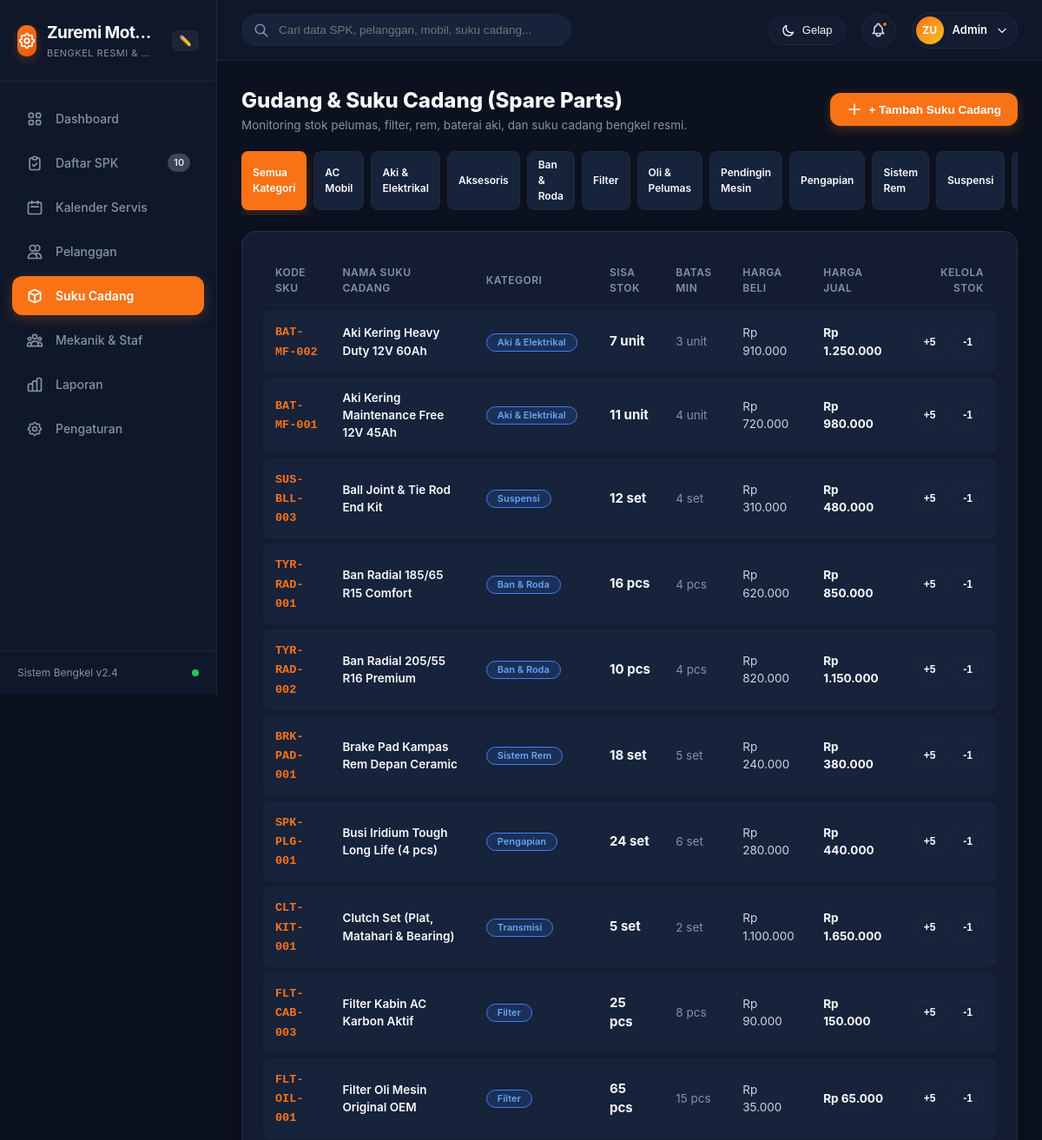
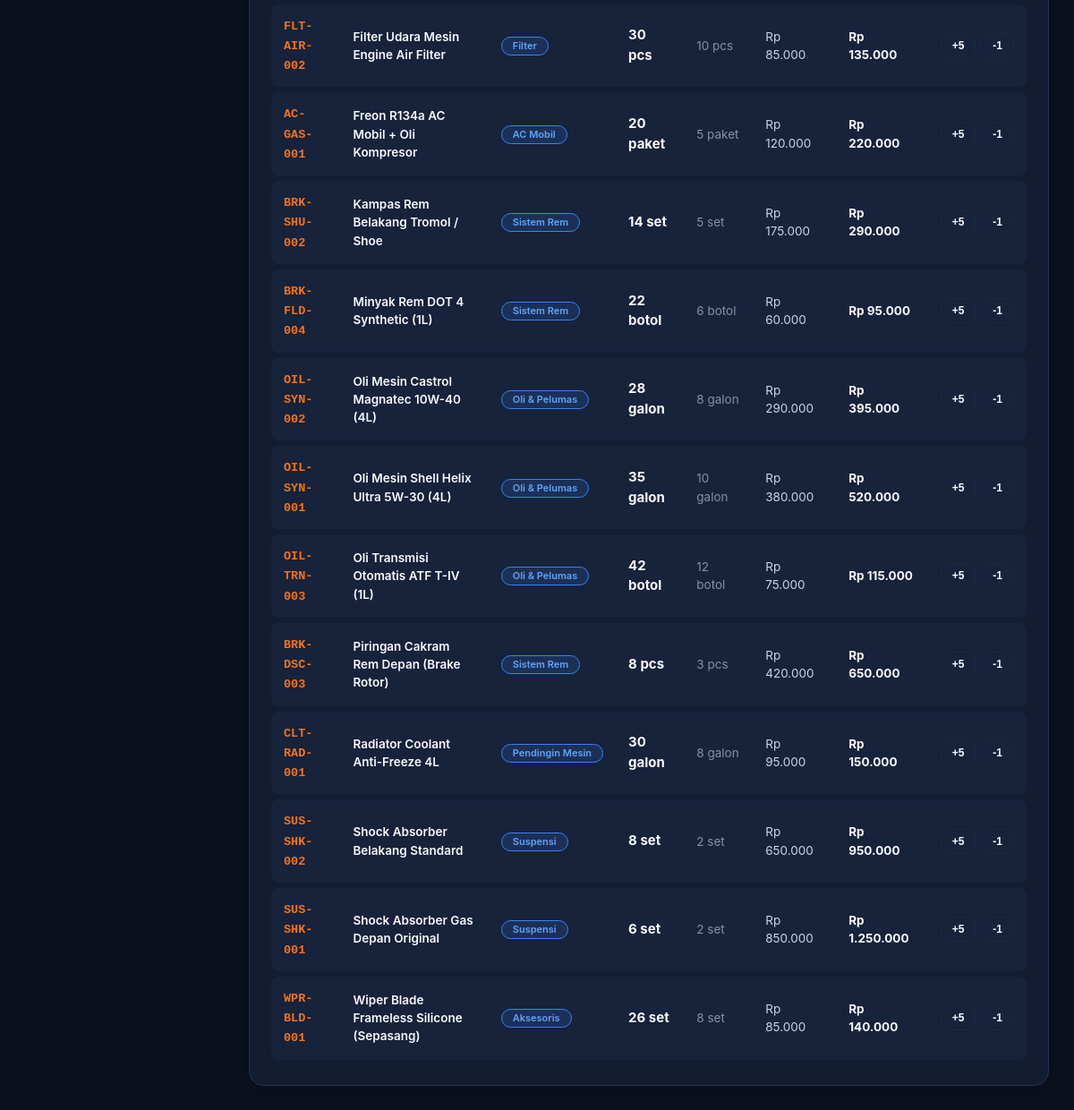
Screenshot of /index.php?page=inventory with the database file from the repository (2 pictures, top to bottom).
### tables this page shows
CREATE TABLE settings (
                id INTEGER PRIMARY KEY AUTOINCREMENT,
                setting_key TEXT UNIQUE,
                setting_value TEXT
            );

CREATE TABLE inventory (
                id INTEGER PRIMARY KEY AUTOINCREMENT,
                sku TEXT UNIQUE NOT NULL,
                name TEXT NOT NULL,
                category TEXT NOT NULL,
                stock INTEGER DEFAULT 0,
                min_stock INTEGER DEFAULT 5,
                buy_price REAL DEFAULT 0,
                sell_price REAL DEFAULT 0,
                unit TEXT DEFAULT 'pcs',
                created_at DATETIME DEFAULT CURRENT_TIMESTAMP
            );

### index.php (called while the page is built, shortened)
<?php
require_once __DIR__ . '/config/app.php';
$page = $_GET['page'] ?? 'dashboard';
include __DIR__ . '/views/layout/header.php';
include __DIR__ . '/views/' . $page . '.php';
include __DIR__ . '/views/layout/footer.php';

### config/app.php (called while the page is built, shortened)
<?php
function getSetting(string $key, $default = ''): string {
    static $settingsCache = null;
    if ($settingsCache === null) {
        $pdo = Database::getConnection();
        $stmt = $pdo->query("SELECT setting_key, setting_value FROM settings");
        $settingsCache = [];
        while ($row = $stmt->fetch()) {
            $settingsCache[$row['setting_key']] = $row['setting_value'];
        }
    }
    return $settingsCache[$key] ?? $default;
}
function formatCurrency(float $amount): string {
    $symbol = getSetting('currency_symbol', 'Rp');
    if ($symbol === '₹') {
        if ($amount >= 100000) {
            return '₹' . round($amount / 100000, 1) . 'L';
        }
        return '₹' . number_format($amount, 0, '.', ',');
    } elseif ($symbol === '$') {
        return '$' . number_format($amount, 2, '.', ',');
    } else {
        return 'Rp ' . number_format($amount, 0, ',', '.');
    }
}

### views/inventory.php (the view, shortened to what this page needs)
<?php
$pdo = Database::getConnection();
$catFilter = $_GET['category'] ?? 'all';
$sql = "SELECT * FROM inventory WHERE 1=1";
$params = [];
$sql .= " ORDER BY (stock <= min_stock) DESC, name ASC";
$stmt = $pdo->prepare($sql);
$stmt->execute($params);
$items = $stmt->fetchAll();
$categories = $pdo->query("SELECT DISTINCT category FROM inventory ORDER BY category ASC")->fetchAll(PDO::FETCH_COLUMN);
?>
<div style="display:flex; justify-content:space-between; align-items:center; margin-bottom:20px; flex-wrap:wrap; gap:12px;">
  <div>
    <h1 style="font-size:24px; font-weight:800; color:var(--text-main);">Gudang & Suku Cadang (Spare Parts)</h1>
    <p style="color:var(--text-muted); font-size:13.5px;">Monitoring stok pelumas, filter, rem, baterai aki, dan suku cadang bengkel resmi.</p>
  </div>
  <button class="btn btn-primary" onclick="openModal('modalAddPart')">
    <svg width="18" height="18" fill="none" stroke="currentColor" viewBox="0 0 24 24"><path stroke-linecap="round" stroke-linejoin="round" stroke-width="2" d="M12 4v16m8-8H4"></path></svg>
    + Tambah Suku Cadang
  </button>
</div>
<div style="display:flex; gap:8px; margin-bottom:18px; overflow-x:auto; padding-bottom:6px;">
  <a href="index.php?page=inventory&category=all" class="btn <?= $catFilter === 'all' ? 'btn-primary' : 'btn-secondary' ?> btn-sm">Semua Kategori</a>
  <?php foreach ($categories as $cat): ?>
    <a href="index.php?page=inventory&category=<?= urlencode($cat) ?>" class="btn <?= $catFilter === $cat ? 'btn-primary' : 'btn-secondary' ?> btn-sm"><?= htmlspecialchars($cat) ?></a>
  <?php endforeach; ?>
</div>
<div class="card-panel">
  <div class="table-responsive">
    <table class="custom-table">
      <thead>
        <tr>
          <th>Kode SKU</th>
          <th>Nama Suku Cadang</th>
          <th>Kategori</th>
          <th>Sisa Stok</th>
          <th>Batas Min</th>
          <th>Harga Beli</th>
          <th>Harga Jual</th>
          <th style="text-align:right;">Kelola Stok</th>
        </tr>
      </thead>
      <tbody>
        <?php foreach ($items as $item):
          $isLow = $item['stock'] <= $item['min_stock'];
        ?>
          <tr>
            <td><code><?= htmlspecialchars($item['sku']) ?></code></td>
            <td style="font-weight:600; color:var(--text-main);">
              <?= htmlspecialchars($item['name']) ?>
            </td>
            <td><span class="status-badge badge-scheduled" style="font-size:11px;"><?= htmlspecialchars($item['category']) ?></span></td>
            <td>
              <strong style="font-size:15px; color:<?= $isLow ? '#ef4444' : 'var(--text-main)' ?>;">
                <?= $item['stock'] ?> <?= htmlspecialchars($item['unit']) ?>
              </strong>
            </td>
            <td style="color:var(--text-muted);"><?= $item['min_stock'] ?> <?= htmlspecialchars($item['unit']) ?></td>
            <td><?= formatCurrency($item['buy_price']) ?></td>
            <td style="font-weight:700; color:var(--text-main);"><?= formatCurrency($item['sell_price']) ?></td>
            <td style="text-align:right;">
              <div style="display:flex; justify-content:flex-end; gap:6px;">
                <button class="btn btn-outline btn-sm" onclick="adjustStock(<?= $item['id'] ?>, 5)" title="Tambah 5">+5</button>
                <button class="btn btn-outline btn-sm" onclick="adjustStock(<?= $item['id'] ?>, -1)" title="Kurangi 1">-1</button>
              </div>
            </td>
          </tr>
        <?php endforeach; ?>
      </tbody>
    </table>
  </div>
</div>

### views/layout/header.php (shortened to what this page needs)
<?php
require_once __DIR__ . '/../../config/app.php';
$workshopName = getSetting('workshop_name', 'MotoTrust');
?>
<!DOCTYPE html>
<html lang="id" data-theme="dark">
<head>
  <link rel="stylesheet" href="assets/css/style.css">
  <link rel="stylesheet" href="assets/css/print.css" media="print">
</head>
<body>
<div class="app-layout">
  <?php include __DIR__ . '/sidebar.php'; ?>
  <div class="app-main">
    <header class="app-header">
      <div class="header-search">
        <input type="text" id="globalSearchInput" placeholder="Cari data SPK, pelanggan, mobil, suku cadang...">
      </div>
      <div class="header-actions">
        <button class="theme-toggle-btn" onclick="toggleTheme()" title="Ganti Tema (Mode Gelap / Mode Terang)">
          <svg width="16" height="16" fill="none" stroke="currentColor" viewBox="0 0 24 24">
            <path stroke-linecap="round" stroke-linejoin="round" stroke-width="2" d="M20.354 15.354A9 9 0 018.646 3.646 9.003 9.003 0 0012 21a9.003 9.003 0 008.354-5.646z"></path>
          </svg>
          <span id="themeToggleLabel">Gelap</span>
        </button>
        <button class="btn-icon" title="Notifikasi Bengkel" onclick="showToast('Notifikasi', '3 SPK Menunggu Persetujuan Mekanik')">
          <span class="badge-dot"></span>
        </button>
        <div class="user-profile-btn" onclick="openModal('modalUserProfile')">
          <div class="user-avatar">
            <span><?= htmlspecialchars(strtoupper(substr($workshopName, 0, 2))) ?></span>
          </div>
          <span class="user-name">Admin</span>
          <svg width="14" height="14" fill="none" stroke="currentColor" viewBox="0 0 24 24">
            <path stroke-linecap="round" stroke-linejoin="round" stroke-width="2" d="M19 9l-7 7-7-7"></path>
          </svg>
        </div>
      </div>
    </header>
    <div class="page-container">

### views/layout/sidebar.php (shortened to what this page needs)
<?php
$currentPage = $_GET['page'] ?? 'dashboard';
$workshopName = getSetting('workshop_name', 'MotoTrust');
$workshopTagline = getSetting('workshop_tagline', 'Dealer Servis Kendaraan');
?>
<aside class="app-sidebar">
  <div class="sidebar-brand" style="display:flex; align-items:center; justify-content:space-between;">
    <a href="index.php?page=dashboard" style="display:flex; align-items:center; gap:12px; text-decoration:none; color:inherit; flex:1; min-width:0;">
      <div class="brand-icon">
      </div>
      <div class="brand-text" style="min-width:0; overflow:hidden;">
        <span class="brand-title" id="sidebarBrandTitle" style="white-space:nowrap; overflow:hidden; text-overflow:ellipsis; display:block;"><?= htmlspecialchars($workshopName) ?></span>
        <span class="brand-subtitle" style="white-space:nowrap; overflow:hidden; text-overflow:ellipsis; display:block;"><?= htmlspecialchars($workshopTagline) ?></span>
      </div>
    </a>
    <button type="button" onclick="editWorkshopName(event)" style="background:rgba(255,255,255,0.06); border:1px solid var(--border-color); border-radius:6px; color:var(--text-muted); cursor:pointer; font-size:12px; padding:4px 7px; margin-left:6px;" title="Ganti Tulisan MotoTrust / Nama Bengkel">
      ✏️
    </button>
  </div>
  <nav class="sidebar-nav">
    <a href="index.php?page=dashboard" class="nav-link <?= $currentPage === 'dashboard' ? 'active' : '' ?>">
      <span>Dashboard</span>
    </a>
    <a href="index.php?page=jobs" class="nav-link <?= $currentPage === 'jobs' ? 'active' : '' ?>">
      <svg fill="none" stroke="currentColor" viewBox="0 0 24 24">
        <path stroke-linecap="round" stroke-linejoin="round" stroke-width="2" d="M9 5H7a2 2 0 00-2 2v12a2 2 0 002 2h10a2 2 0 002-2V7a2 2 0 00-2-2h-2M9 5a2 2 0 002 2h2a2 2 0 002-2M9 5a2 2 0 012-2h2a2 2 0 012 2m-6 9l2 2 4-4"></path>
      </svg>
      <span>Daftar SPK</span>
      <span class="nav-badge">10</span>
    </a>
    <a href="index.php?page=calendar" class="nav-link <?= $currentPage === 'calendar' ? 'active' : '' ?>">
      <svg fill="none" stroke="currentColor" viewBox="0 0 24 24">
        <path stroke-linecap="round" stroke-linejoin="round" stroke-width="2" d="M8 7V3m8 4V3m-9 8h10M5 21h14a2 2 0 002-2V7a2 2 0 00-2-2H5a2 2 0 00-2 2v12a2 2 0 002 2z"></path>
      </svg>
      <span>Kalender Servis</span>
    </a>
    <a href="index.php?page=customers" class="nav-link <?= $currentPage === 'customers' ? 'active' : '' ?>">
      <svg fill="none" stroke="currentColor" viewBox="0 0 24 24">
        <path stroke-linecap="round" stroke-linejoin="round" stroke-width="2" d="M12 4.354a4 4 0 110 5.292M15 21H3v-1a6 6 0 0112 0v1zm0 0h6v-1a6 6 0 00-9-5.197M13 7a4 4 0 11-8 0 4 4 0 018 0z"></path>
      </svg>
      <span>Pelanggan</span>
    </a>
    <a href="index.php?page=inventory" class="nav-link <?= $currentPage === 'inventory' ? 'active' : '' ?>">
      <svg fill="none" stroke="currentColor" viewBox="0 0 24 24">
        <path stroke-linecap="round" stroke-linejoin="round" stroke-width="2" d="M20 7l-8-4-8 4m16 0l-8 4m8-4v10l-8 4m0-10L4 7m8 4v10M4 7v10l8 4"></path>
      </svg>
      <span>Suku Cadang</span>
    </a>
    <a href="index.php?page=employees" class="nav-link <?= $currentPage === 'employees' ? 'active' : '' ?>">
      <span>Mekanik & Staf</span>
    </a>
    <a href="index.php?page=reports" class="nav-link <?= $currentPage === 'reports' ? 'active' : '' ?>">
      <span>Laporan</span>
    </a>
    <a href="index.php?page=settings" class="nav-link <?= $currentPage === 'settings' ? 'active' : '' ?>">
      <span>Pengaturan</span>
    </a>
  </nav>
  <div class="sidebar-footer">
    <span>Sistem Bengkel v2.4</span>
    <span style="display:inline-block; width:8px; height:8px; border-radius:50%; background:#22c55e;" title="Sistem Online (Aktif)"></span>
  </div>
</aside>

### rows the page displays
settings: setting_key "Zuremi Mot…", setting_key "ZU"
inventory: sku "BAT-MF-002", name "Aki Kering Heavy Duty 12V 60Ah", category "Aki & Elektrikal", stock "7", unit "unit", min_stock "3", buy_price "Rp 910.000", sell_price "Rp 1.250.000"
inventory: sku "BAT-MF-001", name "Aki Kering Maintenance Free 12V 45Ah", category "Aki & Elektrikal", stock "11", unit "unit", min_stock "4", buy_price "Rp 720.000", sell_price "Rp 980.000"
inventory: sku "SUS-BLL-003", name "Ball Joint & Tie Rod End Kit", category "Suspensi", stock "12", unit "set", min_stock "4", buy_price "Rp 310.000", sell_price "Rp 480.000"
inventory: sku "TYR-RAD-001", name "Ban Radial 185/65 R15 Comfort", category "Ban & Roda", stock "16", unit "pcs", min_stock "4", buy_price "Rp 620.000", sell_price "Rp 850.000"
inventory: sku "TYR-RAD-002", name "Ban Radial 205/55 R16 Premium", category "Ban & Roda", stock "10", unit "pcs", min_stock "4", buy_price "Rp 820.000", sell_price "Rp 1.150.000"
inventory: sku "BRK-PAD-001", name "Brake Pad Kampas Rem Depan Ceramic", category "Sistem Rem", stock "18", unit "set", min_stock "5", buy_price "Rp 240.000", sell_price "Rp 380.000"
inventory: sku "SPK-PLG-001", name "Busi Iridium Tough Long Life (4 pcs)", category "Pengapian", stock "24", unit "set", min_stock "6", buy_price "Rp 280.000", sell_price "Rp 440.000"
inventory: sku "CLT-KIT-001", name "Clutch Set (Plat, Matahari & Bearing)", category "Transmisi", stock "5", unit "set", min_stock "2", buy_price "Rp 1.100.000", sell_price "Rp 1.650.000"
inventory: sku "FLT-CAB-003", name "Filter Kabin AC Karbon Aktif", category "Filter", stock "25", unit "pcs", min_stock "8", buy_price "Rp 90.000", sell_price "Rp 150.000"
inventory: sku "FLT-OIL-001", name "Filter Oli Mesin Original OEM", category "Filter", stock "65", unit "pcs", min_stock "15", buy_price "Rp 35.000", sell_price "Rp 65.000"
inventory: sku "FLT-AIR-002", name "Filter Udara Mesin Engine Air Filter", category "Filter", stock "30", unit "pcs", min_stock "10", buy_price "Rp 85.000", sell_price "Rp 135.000"
inventory: sku "AC-GAS-001", name "Freon R134a AC Mobil + Oli Kompresor", category "AC Mobil", stock "20", unit "paket", min_stock "5", buy_price "Rp 120.000", sell_price "Rp 220.000"
inventory: sku "BRK-SHU-002", name "Kampas Rem Belakang Tromol / Shoe", category "Sistem Rem", stock "14", unit "set", min_stock "5", buy_price "Rp 175.000", sell_price "Rp 290.000"
inventory: sku "BRK-FLD-004", name "Minyak Rem DOT 4 Synthetic (1L)", category "Sistem Rem", stock "22", unit "botol", min_stock "6", buy_price "Rp 60.000", sell_price "Rp 95.000"
inventory: sku "OIL-SYN-002", name "Oli Mesin Castrol Magnatec 10W-40 (4L)", category "Oli & Pelumas", stock "28", unit "galon", min_stock "8", buy_price "Rp 290.000", sell_price "Rp 395.000"
inventory: sku "OIL-SYN-001", name "Oli Mesin Shell Helix Ultra 5W-30 (4L)", category "Oli & Pelumas", stock "35", unit "galon", min_stock "10", buy_price "Rp 380.000", sell_price "Rp 520.000"
inventory: sku "OIL-TRN-003", name "Oli Transmisi Otomatis ATF T-IV (1L)", category "Oli & Pelumas", stock "42", unit "botol", min_stock "12", buy_price "Rp 75.000", sell_price "Rp 115.000"
inventory: sku "BRK-DSC-003", name "Piringan Cakram Rem Depan (Brake Rotor)", category "Sistem Rem", stock "8", unit "pcs", min_stock "3", buy_price "Rp 420.000", sell_price "Rp 650.000"
inventory: sku "CLT-RAD-001", name "Radiator Coolant Anti-Freeze 4L", category "Pendingin Mesin", stock "30", unit "galon", min_stock "8", buy_price "Rp 95.000", sell_price "Rp 150.000"
inventory: sku "SUS-SHK-002", name "Shock Absorber Belakang Standard", category "Suspensi", stock "8", unit "set", min_stock "2", buy_price "Rp 650.000", sell_price "Rp 950.000"
inventory: sku "SUS-SHK-001", name "Shock Absorber Gas Depan Original", category "Suspensi", stock "6", unit "set", min_stock "2", buy_price "Rp 850.000", sell_price "Rp 1.250.000"
inventory: sku "WPR-BLD-001", name "Wiper Blade Frameless Silicone (Sepasang)", category "Aksesoris", stock "26", unit "set", min_stock "8", buy_price "Rp 85.000", sell_price "Rp 140.000"

### other values shown
$workshopTagline "BENGKEL RESMI &…"
$cat "AC Mobil"
$cat "Aki & Elektrikal"
$cat "Aksesoris"
$cat "Ban & Roda"
$cat "Filter"
$cat "Oli & Pelumas"
$cat "Pendingin Mesin"
$cat "Pengapian"
$cat "Sistem Rem"
$cat "Suspensi"
